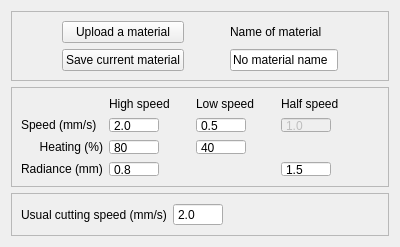
      <widget class="QWidget" name="tab_3">
       <attribute name="title">
        <string>Material</string>
       </attribute>
       <layout class="QVBoxLayout" name="verticalLayout_12">
        <item>
         <widget class="QFrame" name="frame_9">
          <property name="maximumSize">
           <size>
            <width>16777215</width>
            <height>100</height>
           </size>
          </property>
          <property name="frameShape">
           <enum>QFrame::StyledPanel</enum>
          </property>
          <property name="frameShadow">
           <enum>QFrame::Raised</enum>
          </property>
          <layout class="QGridLayout" name="gridLayout_2">
           <item row="0" column="2">
            <spacer name="horizontalSpacer">
             <property name="orientation">
              <enum>Qt::Horizontal</enum>
             </property>
             <property name="sizeHint" stdset="0">
              <size>
               <width>40</width>
               <height>20</height>
              </size>
             </property>
            </spacer>
           </item>
           <item row="1" column="4">
            <spacer name="horizontalSpacer_2">
             <property name="orientation">
              <enum>Qt::Horizontal</enum>
             </property>
             <property name="sizeHint" stdset="0">
              <size>
               <width>40</width>
               <height>20</height>
              </size>
             </property>
            </spacer>
           </item>
           <item row="0" column="1">
            <widget class="QPushButton" name="pbUploadMaterial">
             <property name="text">
              <string>Upload a material</string>
             </property>
            </widget>
           </item>
           <item row="1" column="3">
            <widget class="QLineEdit" name="mName">
             <property name="text">
              <string>No material name</string>
             </property>
            </widget>
           </item>
           <item row="0" column="3">
            <widget class="QLabel" name="label_29">
             <property name="text">
              <string>Name of material</string>
             </property>
            </widget>
           </item>
           <item row="0" column="0">
            <spacer name="horizontalSpacer_3">
             <property name="orientation">
              <enum>Qt::Horizontal</enum>
             </property>
             <property name="sizeHint" stdset="0">
              <size>
               <width>40</width>
               <height>20</height>
              </size>
             </property>
            </spacer>
           </item>
           <item row="1" column="1">
            <widget class="QPushButton" name="pbSaveMaterial">
             <property name="text">
              <string>Save current material</string>
             </property>
            </widget>
           </item>
          </layout>
         </widget>
        </item>
        <item>
         <widget class="QFrame" name="frame_8">
          <property name="maximumSize">
           <size>
            <width>16777215</width>
            <height>100</height>
           </size>
          </property>
          <property name="frameShape">
           <enum>QFrame::StyledPanel</enum>
          </property>
          <property name="frameShadow">
           <enum>QFrame::Raised</enum>
          </property>
          <layout class="QGridLayout" name="gridLayout">
           <item row="2" column="6">
            <spacer name="horizontalSpacer_9">
             <property name="orientation">
              <enum>Qt::Horizontal</enum>
             </property>
             <property name="sizeHint" stdset="0">
              <size>
               <width>40</width>
               <height>20</height>
              </size>
             </property>
            </spacer>
           </item>
           <item row="0" column="1">
            <widget class="QLabel" name="label_31">
             <property name="maximumSize">
              <size>
               <width>16777215</width>
               <height>16777215</height>
              </size>
             </property>
             <property name="baseSize">
              <size>
               <width>0</width>
               <height>0</height>
              </size>
             </property>
             <property name="text">
              <string>High speed</string>
             </property>
            </widget>
           </item>
           <item row="0" column="5">
            <widget class="QLabel" name="label_33">
             <property name="text">
              <string>Half speed</string>
             </property>
            </widget>
           </item>
           <item row="0" column="3">
            <widget class="QLabel" name="label_32">
             <property name="text">
              <string>Low speed</string>
             </property>
            </widget>
           </item>
           <item row="2" column="1">
            <widget class="QDoubleSpinBox" name="mHeatSpHigh">
             <property name="maximumSize">
              <size>
               <width>50</width>
               <height>16777215</height>
              </size>
             </property>
             <property name="buttonSymbols">
              <enum>QAbstractSpinBox::NoButtons</enum>
             </property>
             <property name="decimals">
              <number>0</number>
             </property>
             <property name="minimum">
              <double>1.000000000000000</double>
             </property>
             <property name="value">
              <double>80.000000000000000</double>
             </property>
            </widget>
           </item>
           <item row="1" column="0">
            <widget class="QLabel" name="label_30">
             <property name="text">
              <string>Speed (mm/s)</string>
             </property>
            </widget>
           </item>
           <item row="2" column="0">
            <widget class="QLabel" name="label_34">
             <property name="text">
              <string>Heating (%)</string>
             </property>
             <property name="alignment">
              <set>Qt::AlignRight|Qt::AlignTrailing|Qt::AlignVCenter</set>
             </property>
            </widget>
           </item>
           <item row="2" column="2">
            <spacer name="verticalSpacer_15">
             <property name="orientation">
              <enum>Qt::Vertical</enum>
             </property>
             <property name="sizeHint" stdset="0">
              <size>
               <width>20</width>
               <height>40</height>
              </size>
             </property>
            </spacer>
           </item>
           <item row="1" column="5">
            <widget class="QDoubleSpinBox" name="mSpeedHalf">
             <property name="enabled">
              <bool>false</bool>
             </property>
             <property name="maximumSize">
              <size>
               <width>50</width>
               <height>16777215</height>
              </size>
             </property>
             <property name="buttonSymbols">
              <enum>QAbstractSpinBox::NoButtons</enum>
             </property>
             <property name="decimals">
              <number>1</number>
             </property>
             <property name="value">
              <double>1.000000000000000</double>
             </property>
            </widget>
           </item>
           <item row="3" column="1">
            <widget class="QDoubleSpinBox" name="mRadSpHigh">
             <property name="maximumSize">
              <size>
               <width>50</width>
               <height>16777215</height>
              </size>
             </property>
             <property name="buttonSymbols">
              <enum>QAbstractSpinBox::NoButtons</enum>
             </property>
             <property name="decimals">
              <number>1</number>
             </property>
             <property name="minimum">
              <double>0.100000000000000</double>
             </property>
             <property name="maximum">
              <double>10.000000000000000</double>
             </property>
             <property name="singleStep">
              <double>0.100000000000000</double>
             </property>
             <property name="value">
              <double>0.800000000000000</double>
             </property>
            </widget>
           </item>
           <item row="1" column="3">
            <widget class="QDoubleSpinBox" name="mSpeedLow">
             <property name="maximumSize">
              <size>
               <width>50</width>
               <height>16777215</height>
              </size>
             </property>
             <property name="buttonSymbols">
              <enum>QAbstractSpinBox::NoButtons</enum>
             </property>
             <property name="decimals">
              <number>1</number>
             </property>
             <property name="minimum">
              <double>0.100000000000000</double>
             </property>
             <property name="maximum">
              <double>10.000000000000000</double>
             </property>
             <property name="singleStep">
              <double>0.100000000000000</double>
             </property>
             <property name="value">
              <double>0.500000000000000</double>
             </property>
            </widget>
           </item>
           <item row="2" column="3">
            <widget class="QDoubleSpinBox" name="mHeatSpLow">
             <property name="maximumSize">
              <size>
               <width>50</width>
               <height>16777215</height>
              </size>
             </property>
             <property name="buttonSymbols">
              <enum>QAbstractSpinBox::NoButtons</enum>
             </property>
             <property name="decimals">
              <number>0</number>
             </property>
             <property name="minimum">
              <double>1.000000000000000</double>
             </property>
             <property name="value">
              <double>40.000000000000000</double>
             </property>
            </widget>
           </item>
           <item row="1" column="1">
            <widget class="QDoubleSpinBox" name="mSpeedHigh">
             <property name="maximumSize">
              <size>
               <width>50</width>
               <height>16777215</height>
              </size>
             </property>
             <property name="buttonSymbols">
              <enum>QAbstractSpinBox::NoButtons</enum>
             </property>
             <property name="decimals">
              <number>1</number>
             </property>
             <property name="minimum">
              <double>1.000000000000000</double>
             </property>
             <property name="maximum">
              <double>15.000000000000000</double>
             </property>
             <property name="value">
              <double>2.000000000000000</double>
             </property>
            </widget>
           </item>
           <item row="3" column="0">
            <widget class="QLabel" name="label_35">
             <property name="text">
              <string>Radiance (mm)</string>
             </property>
            </widget>
           </item>
           <item row="3" column="5">
            <widget class="QDoubleSpinBox" name="mRadSpHalf">
             <property name="maximumSize">
              <size>
               <width>50</width>
               <height>16777215</height>
              </size>
             </property>
             <property name="buttonSymbols">
              <enum>QAbstractSpinBox::NoButtons</enum>
             </property>
             <property name="decimals">
              <number>1</number>
             </property>
             <property name="minimum">
              <double>0.100000000000000</double>
             </property>
             <property name="maximum">
              <double>10.000000000000000</double>
             </property>
             <property name="singleStep">
              <double>0.100000000000000</double>
             </property>
             <property name="value">
              <double>1.500000000000000</double>
             </property>
            </widget>
           </item>
           <item row="2" column="4">
            <spacer name="verticalSpacer_16">
             <property name="orientation">
              <enum>Qt::Vertical</enum>
             </property>
             <property name="sizeHint" stdset="0">
              <size>
               <width>20</width>
               <height>40</height>
              </size>
             </property>
            </spacer>
           </item>
          </layout>
         </widget>
        </item>
        <item>
         <widget class="QFrame" name="frame_10">
          <property name="frameShape">
           <enum>QFrame::StyledPanel</enum>
          </property>
          <property name="frameShadow">
           <enum>QFrame::Raised</enum>
          </property>
          <layout class="QFormLayout" name="formLayout_12">
           <item row="0" column="0">
            <widget class="QLabel" name="label_36">
             <property name="text">
              <string>Usual cutting speed (mm/s)</string>
             </property>
            </widget>
           </item>
           <item row="0" column="1">
            <widget class="QDoubleSpinBox" name="mUsualCutSpeed">
             <property name="maximumSize">
              <size>
               <width>50</width>
               <height>16777215</height>
              </size>
             </property>
             <property name="buttonSymbols">
              <enum>QAbstractSpinBox::NoButtons</enum>
             </property>
             <property name="decimals">
              <number>1</number>
             </property>
             <property name="minimum">
              <double>0.100000000000000</double>
             </property>
             <property name="maximum">
              <double>10.000000000000000</double>
             </property>
             <property name="singleStep">
              <double>0.100000000000000</double>
             </property>
             <property name="value">
              <double>2.000000000000000</double>
             </property>
            </widget>
           </item>
          </layout>
         </widget>
        </item>
       </layout>
      </widget>
